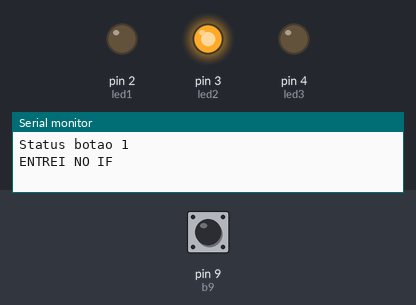
Bench run of a sketch on a simulated Arduino Uno, built with avr-gcc and run on an emulated ATmega328P. Shown: output pins drawn as LEDs (lit = HIGH), the last lines printed to the serial monitor. Inputs (shaded band) come from the test bench; at power-on: pin 9 (b9) HIGH.

Above: at 1.1 s.
At 6.2 s:
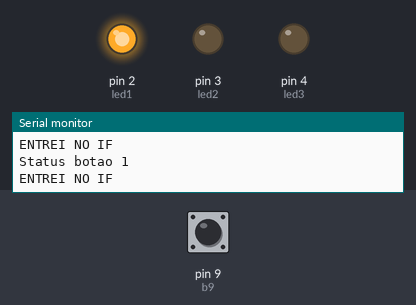
6.3 s: pin 9 (b9) pulled LOW for 3 s
At 7.9 s:
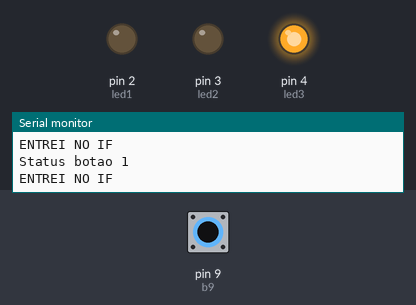
Timing chart, 0 to 16.8 s (numbered marks = the images above; inputs shaded):
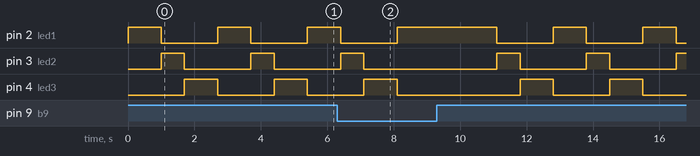

The sketch:

projeto_cidade.ino
```cpp
const int led1 =2;
const int led2 =3;
const int led3 =4;
#define b9 9
void setup() {
  Serial.begin(9600);
  pinMode(led1, OUTPUT);
  pinMode(led2, OUTPUT);
  pinMode(led3, OUTPUT);
  pinMode(b9,INPUT_PULLUP);

}

void loop() {

int recebe =   digitalRead(b9);
Serial.println("Status botao " + String(recebe));

if( recebe == HIGH){
   Serial.println("ENTREI NO IF");

  digitalWrite(led1,1);
  digitalWrite(led2,0);
  digitalWrite(led3,0);
  delay(1000);

  digitalWrite(led1,0);
  digitalWrite(led2,1);
  digitalWrite(led3,0);
  delay(700);
  digitalWrite(led1,0);
  digitalWrite(led2,0);
  digitalWrite(led3,1);
  delay(1000);

}
else{

    Serial.println("ENTREI NA NEGAÇÃO DO  IF");
    digitalWrite(led1,1);
  digitalWrite(led2,0);
  digitalWrite(led3,0);
  delay(1000);

  }


}
```
